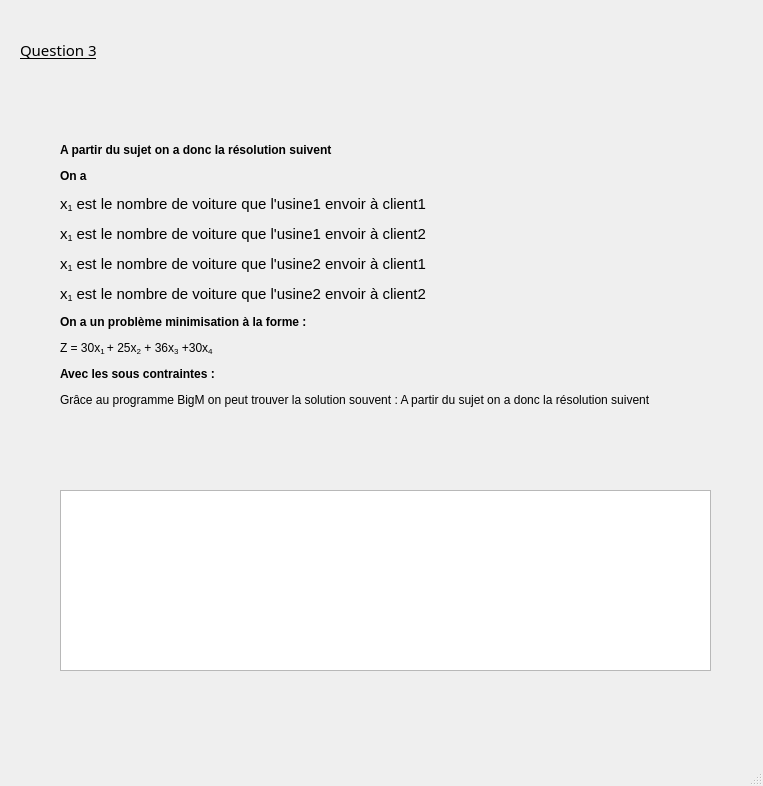
<?xml version="1.0" encoding="UTF-8"?>
<ui version="4.0">
 <class>MainWindow</class>
 <widget class="QMainWindow" name="MainWindow">
  <property name="geometry">
   <rect>
    <x>0</x>
    <y>0</y>
    <width>763</width>
    <height>786</height>
   </rect>
  </property>
  <property name="windowTitle">
   <string>MainWindow</string>
  </property>
  <widget class="QWidget" name="centralwidget">
   <widget class="QLabel" name="label_2">
    <property name="geometry">
     <rect>
      <x>60</x>
      <y>100</y>
      <width>661</width>
      <height>391</height>
     </rect>
    </property>
    <property name="text">
     <string>&lt;html&gt;&lt;head/&gt;&lt;body&gt;&lt;p&gt;&lt;span style=&quot; font-weight:600;&quot;&gt;A partir du sujet on a donc la résolution suivent &lt;/span&gt;&lt;/p&gt;&lt;p&gt;&lt;span style=&quot; font-weight:600;&quot;&gt;On a&lt;/span&gt;&lt;/p&gt;&lt;p&gt;&lt;span style=&quot; font-family:'Calibri,sans-serif'; font-size:11pt;&quot;&gt;x&lt;/span&gt;&lt;span style=&quot; font-family:'Calibri,sans-serif'; font-size:11pt; vertical-align:sub;&quot;&gt;1&lt;/span&gt;&lt;span style=&quot; font-family:'Calibri,sans-serif'; font-size:11pt;&quot;&gt; est le nombre de voiture que l'usine1 envoir à client1&lt;/span&gt;&lt;/p&gt;&lt;p&gt;&lt;span style=&quot; font-family:'Calibri,sans-serif'; font-size:11pt;&quot;&gt;x&lt;/span&gt;&lt;span style=&quot; font-family:'Calibri,sans-serif'; font-size:11pt; vertical-align:sub;&quot;&gt;1&lt;/span&gt;&lt;span style=&quot; font-family:'Calibri,sans-serif'; font-size:11pt;&quot;&gt; est le nombre de voiture que l'usine1 envoir à client2&lt;/span&gt;&lt;/p&gt;&lt;p&gt;&lt;span style=&quot; font-family:'Calibri,sans-serif'; font-size:11pt;&quot;&gt;x&lt;/span&gt;&lt;span style=&quot; font-family:'Calibri,sans-serif'; font-size:11pt; vertical-align:sub;&quot;&gt;1&lt;/span&gt;&lt;span style=&quot; font-family:'Calibri,sans-serif'; font-size:11pt;&quot;&gt; est le nombre de voiture que l'usine2 envoir à client1&lt;/span&gt;&lt;/p&gt;&lt;p&gt;&lt;span style=&quot; font-family:'Calibri,sans-serif'; font-size:11pt;&quot;&gt;x&lt;/span&gt;&lt;span style=&quot; font-family:'Calibri,sans-serif'; font-size:11pt; vertical-align:sub;&quot;&gt;1&lt;/span&gt;&lt;span style=&quot; font-family:'Calibri,sans-serif'; font-size:11pt;&quot;&gt; est le nombre de voiture que l'usine2 envoir à client2&lt;/span&gt;&lt;/p&gt;&lt;p&gt;&lt;span style=&quot; font-weight:600;&quot;&gt;On a un problème minimisation à la forme : &lt;/span&gt;&lt;/p&gt;&lt;p&gt;Z = 30x&lt;span style=&quot; vertical-align:sub;&quot;&gt;1 &lt;/span&gt;+ 25x&lt;span style=&quot; vertical-align:sub;&quot;&gt;2&lt;/span&gt; + 36x&lt;span style=&quot; vertical-align:sub;&quot;&gt;3&lt;/span&gt; +30x&lt;span style=&quot; vertical-align:sub;&quot;&gt;4&lt;/span&gt;&lt;/p&gt;&lt;p&gt;&lt;span style=&quot; font-weight:600;&quot;&gt;Avec les sous contraintes : &lt;/span&gt;&lt;/p&gt;&lt;p&gt;&lt;img src=&quot;file:///C:/Users/ninht/AppData/Local/Temp/msohtmlclip1/01/clip_image012.png&quot; width=&quot;189&quot; height=&quot;70&quot;/&gt;&lt;/p&gt;&lt;p/&gt;&lt;p&gt;Grâce au programme BigM on peut trouver la solution souvent : A partir du sujet on a donc la résolution suivent &lt;/p&gt;&lt;p&gt;&lt;br/&gt;&lt;/p&gt;&lt;/body&gt;&lt;/html&gt;</string>
    </property>
   </widget>
   <widget class="QLabel" name="label">
    <property name="geometry">
     <rect>
      <x>20</x>
      <y>20</y>
      <width>121</width>
      <height>61</height>
     </rect>
    </property>
    <property name="font">
     <font>
      <family>8514oem</family>
      <weight>50</weight>
      <bold>false</bold>
      <underline>true</underline>
     </font>
    </property>
    <property name="text">
     <string>&lt;html&gt;&lt;head/&gt;&lt;body&gt;&lt;p&gt;&lt;span style=&quot; font-size:11pt;&quot;&gt;Question 3&lt;/span&gt;&lt;/p&gt;&lt;/body&gt;&lt;/html&gt;</string>
    </property>
   </widget>
   <widget class="QTextBrowser" name="textBrowser">
    <property name="geometry">
     <rect>
      <x>60</x>
      <y>490</y>
      <width>651</width>
      <height>181</height>
     </rect>
    </property>
   </widget>
  </widget>
  <widget class="QMenuBar" name="menubar">
   <property name="geometry">
    <rect>
     <x>0</x>
     <y>0</y>
     <width>763</width>
     <height>26</height>
    </rect>
   </property>
  </widget>
  <widget class="QStatusBar" name="statusbar"/>
 </widget>
 <resources/>
 <connections/>
</ui>
